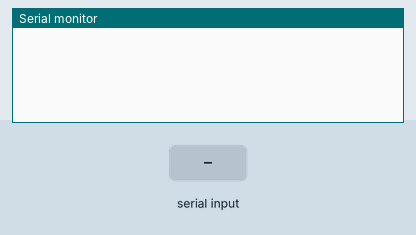
This sketch was run on a simulated ESP8266 (NodeMCU). Parts: the last lines printed to the serial monitor. Inputs (shaded band) come from the test bench. WiFi joins after 1.5 s; servers stay silent unless stated.

Above: at 1.2 s.
1.3 s: "A\n" received over the second serial link
At 2.4 s:
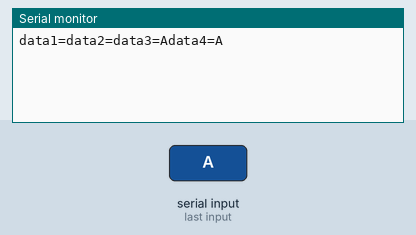
2.8 s: "B\n" received over the second serial link
At 3.5 s:
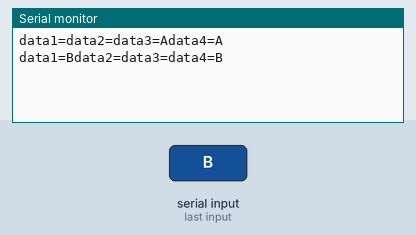
4.3 s: "C\n" received over the second serial link
At 4.7 s:
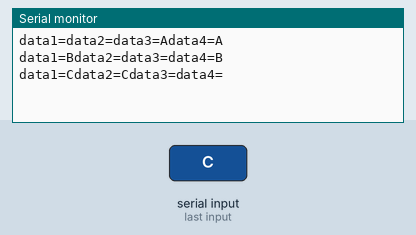
5.8 s: "D\n" received over the second serial link
At 7.0 s:
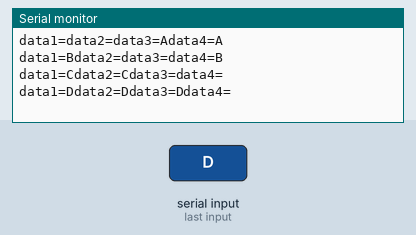
7.3 s: "1\n" received over the second serial link
At 8.2 s:
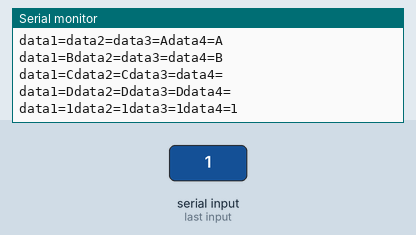

The sketch:

nodeMCU.ino
```cpp
#include <ESP8266WiFi.h>;
#include <WiFiClient.h>;
#include <ThingSpeak.h>;
#include<SoftwareSerial.h>

SoftwareSerial NodeMCU_SoftSerial(D1,D2);
char c;
String s,datain;
String data1,data2,data3,data4;
int8_t indexOfA,indexOfB,indexOfC,indexOfD;

const char*  ssid = "jay"; //Your Network SSID
const char* password = "12345678"; //Your Network Password


WiFiClient client;

unsigned long myChannelNumber = 1686722 ; //Your Channel Number (Without Brackets)
const char* myWriteAPIKey = "QW71ADUCTW472GRZ"; //Your Write API Key

void setup()
{
 Serial.begin(57600);
 NodeMCU_SoftSerial.begin(9600);


  WiFi.begin(ssid, password);
  ThingSpeak.begin(client);
}


void loop() {

  // put your main code here, to run repeatedly:
  while(NodeMCU_SoftSerial.available()>0)
  {
    c=NodeMCU_SoftSerial.read();
    if(c=='\n')
    {
      break;
    }
    else
    {
      datain+=c;
    }
  }
  if(c=='\n')
  {
    getdata();
    Serial.print("data1="+data1);
    ThingSpeak.setField( 1,data1);
    Serial.print("data2="+data2);
    ThingSpeak.setField( 2,data2);
    Serial.print("data3="+data3);
    ThingSpeak.setField( 3,data3);
    Serial.println("data4="+data4);
    ThingSpeak.setField( 4,data3);
    ThingSpeak.writeFields(myChannelNumber, myWriteAPIKey);
    c=0;
    datain="";
    }
    delay(1);

}

void getdata()
{
  indexOfA=datain.indexOf("A");
  indexOfB=datain.indexOf("B");
  indexOfC=datain.indexOf("C");
  indexOfD=datain.indexOf("D");
  data1=datain.substring(0,indexOfA);
  data2=datain.substring(indexOfA+1,indexOfB);
  data3=datain.substring(indexOfB+1,indexOfC);
  data4=datain.substring(indexOfC+1,indexOfD);
}
```

Measured:
- after the input at 1.3 s, the serial monitor: prints a new line at once (image 1)
- after the input at 2.8 s, the serial monitor: prints a new line at once (image 2)
- after the input at 4.3 s, the serial monitor: prints a new line at once (image 3)
- after the input at 5.8 s, the serial monitor: prints a new line at once (image 4)
- after the input at 7.3 s, the serial monitor: prints a new line at once (image 5)
